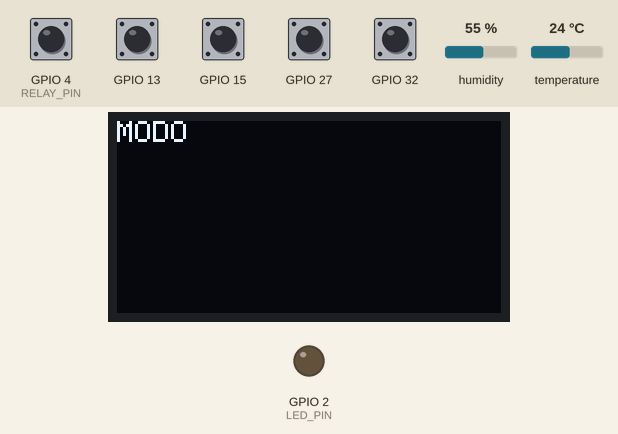
This sketch was run on a simulated ESP32. Parts: 128×64 one-colour display, output pins drawn as LEDs (lit = HIGH). Dashed ring = blinking. The inputs (shaded band) are chosen by the test bench; at power-on: GPIO 4 (RELAY_PIN), GPIO 13, GPIO 15, GPIO 27, GPIO 32 HIGH, humidity 55 %, temperature 24 °C. The display library's start-up logo is not drawn; what the sketch prints to the serial monitor is not drawn.

Above: at 4.9 s.
5.0 s: GPIO 13 pulled LOW for 2.65 s
At 6.6 s:
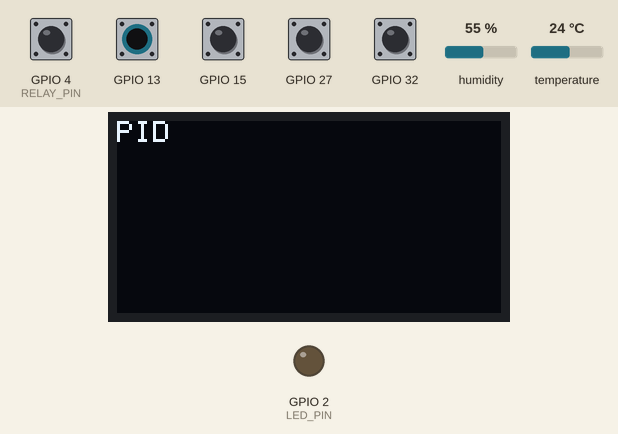
9.6 s: GPIO 15 pulled LOW for 2.65 s
At 11.1 s:
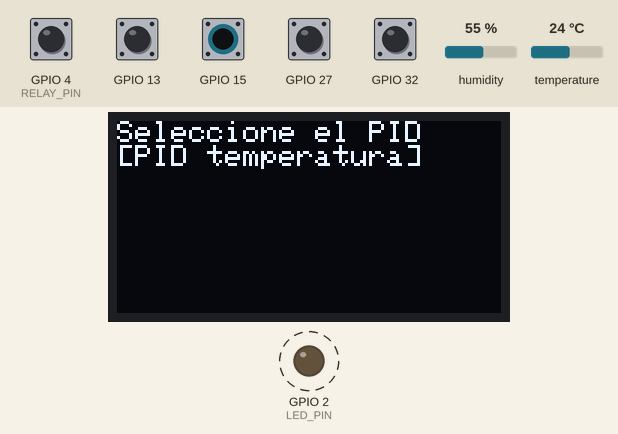
13.7 s: GPIO 27 pulled LOW for 2.65 s
At 14.6 s:
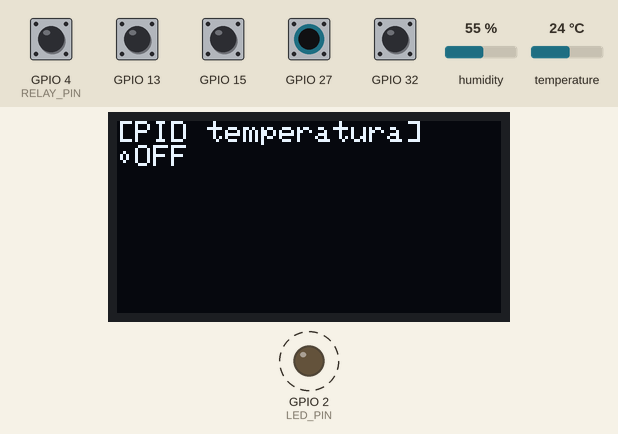
17.8 s: GPIO 32 pulled LOW for 2.65 s
At 18.9 s:
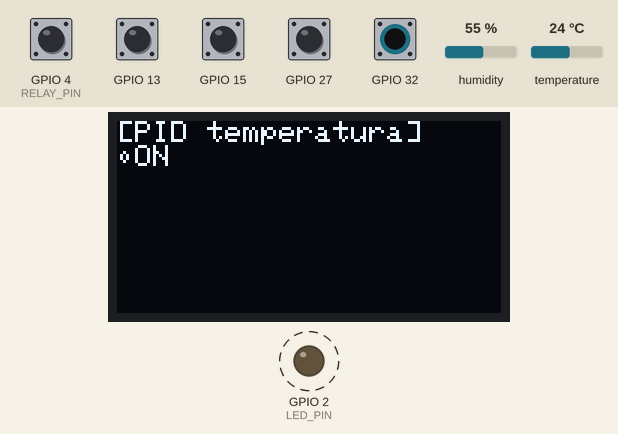
21.9 s: GPIO 15 pulled LOW for 2.65 s
At 23.8 s:
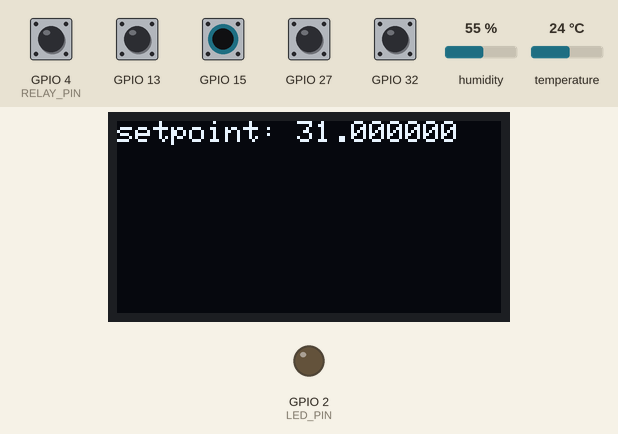
26.0 s: GPIO 13 pulled LOW for 2.65 s
At 27.1 s:
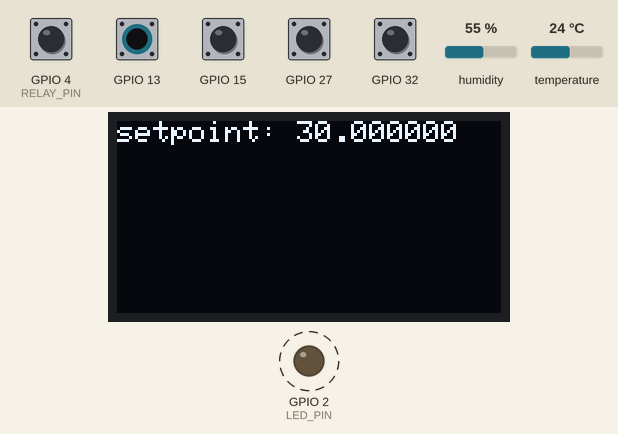
Timing chart, 0 to 31.1 s (numbered marks = the images above; inputs shaded):
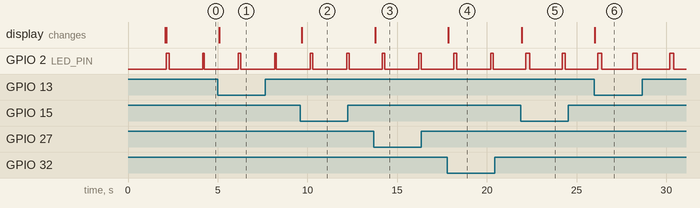

Measured:
- after the input at 5.0 s, the display: changes after 0.09 s (image 1)
- after the input at 9.6 s, the display: changes after 0.10 s (image 2)
- after the input at 13.7 s, the display: changes after 0.08 s (image 3)
- after the input at 17.8 s, the display: changes after 0.06 s (image 4)
- after the input at 21.9 s, the display: changes after 0.05 s (image 5)
- after the input at 26.0 s, the display: changes at once (image 6)
- by itself, GPIO 2 (LED_PIN): alternates HIGH for 0.23 s and LOW for 1.8 s

The sketch:

pid_freertos_30jul_00_12.ino
```cpp
#include <freertos/FreeRTOS.h>
#include <freertos/task.h>

////////////////////////////////////////////////// FreeRTOS //////////////////////////////////////////////////

TaskHandle_t pidTempTaskHandle, pidHumTaskHandle;
TaskHandle_t serialTaskHandle, oledTaskHandle;


////////////////////////////////////////////////// USER INTERFACE BUTTONS //////////////////////////////////////////////////

#define TOUCH_PIN_UP  T9  // Pin táctil T4 pin13
#define TOUCH_PIN_DOWN  T4  // Pin táctil T9 pin32
#define TOUCH_PIN_SEL  T7  // Pin táctil T7 pin27
#define TOUCH_PIN_LEFT  T0  // Pin táctil T0 pin04
#define TOUCH_PIN_RIGHT  T3  // Pin táctil T3 pin15

volatile bool touchUpPressed = false;
volatile bool touchDownPressed = false;
volatile bool touchSelPressed = false;
volatile bool touchLeftPressed = false;
volatile bool touchRightPressed = false;

void IRAM_ATTR touchUpISR() {
  touchUpPressed = true;
}

void IRAM_ATTR touchDownISR() {

  touchDownPressed = true;
}

void IRAM_ATTR touchSelISR() {
  touchSelPressed = true;
}
void IRAM_ATTR touchLeftISR() {
  touchLeftPressed = true;
}
void IRAM_ATTR touchRightISR() {
  touchRightPressed = true;
}
////////////////////////////////////////////////// FSM Definicion de estados //////////////////////////////////////////////////


enum state_UI{

  pid_monitor,

  sel_config,

  sel_pid,
  sel_pid_enable,
  sel_pid_setpoint,
  sel_pid_windowSize

};
state_UI currentStateUI = sel_config;

bool pid_temp = true; // pid temp defaul, false = hum
bool config_pid = false;
bool pid_enable = false;
int count = 0;
void stateMachine(state_UI currentState);


////////////////////////////////////////////////// PID Parametros //////////////////////////////////////////////////
#include <PID_v1.h>

#define RELAY_PIN 4

#define LED_PIN 2


////////////////////////////////////////////////// DHT 22 SENSOR //////////////////////////////////////////////////

#include "DHT.h"
#define DHTPIN 23
#define DHTTYPE DHT21

DHT dht(DHTPIN, DHTTYPE);
///////////////////////////////////////////////////////////////////////////////////////////////////////////////////


typedef struct {
  String id;
  double setpoint, input, output;
  double kp, ki, kd;
  int windowSize;
  unsigned long windowStartTime;
  unsigned long windowCurrentTime;
} PIDTaskArguments;


////////////////////////////////////////////////// BUS I2C /////////////////////////////////////////////////////////////////////////

#include <Wire.h>
#define SDA_PIN 21
#define SCL_PIN 22

////////////////////////////////////////////////// Librerías de la OLED SSD1306 ////////////////////////////////////////////////////
#include <Adafruit_GFX.h>
#include <Adafruit_SSD1306.h>


#define OLED_ADDRESS 0X3C
#define SCREEN_WIDTH 128
#define SCREEN_HEIGHT 64

Adafruit_SSD1306 oled(SCREEN_WIDTH, SCREEN_HEIGHT, &Wire, -1);

/////////////////////////////////////////////////////////////////////////////////////////////////////////////////////////////////////

PIDTaskArguments pidTempArgs = {
    .id="Temperature",
    .setpoint=32,
    .kp=10, .ki=1, .kd=1,
    .windowSize = 2000
  };

PIDTaskArguments pidHumArgs = {
    .id="Humidity",
    .setpoint=85,
    .kp=10, .ki=1, .kd=1,
    .windowSize=5000
  };

typedef struct{
  PIDTaskArguments pidTemp;
  PIDTaskArguments pidHum;
} OLEDTaskArguments;


void oledSetup();

void setup()
{

  Serial.begin(115200);
  Wire.begin(SDA_PIN, SCL_PIN);
  dht.begin();


  pinMode(LED_PIN, OUTPUT);
  pinMode(DHTPIN, INPUT);


  // Configurar los pines táctiles como entradas
  touchAttachInterrupt(TOUCH_PIN_UP, touchUpISR, 12); // Umbral de sensibilidad táctil (ajustar según necesidades)
  touchAttachInterrupt(TOUCH_PIN_DOWN, touchDownISR, 12); // Umbral de sensibilidad táctil (ajustar según necesidades)
  touchAttachInterrupt(TOUCH_PIN_SEL, touchSelISR, 12); // Umbral de sensibilidad táctil (ajustar según necesidades)
  touchAttachInterrupt(TOUCH_PIN_LEFT, touchLeftISR, 12); // Umbral de sensibilidad táctil (ajustar según necesidades)
  touchAttachInterrupt(TOUCH_PIN_RIGHT, touchRightISR, 12); // Umbral de sensibilidad táctil (ajustar según necesidades)


  oledSetup();


  xTaskCreatePinnedToCore(task_PID, "PID temp", 20*1024, &pidTempArgs, 3, &pidTempTaskHandle,0);
  xTaskCreatePinnedToCore(task_PID, "PID hum", 20*1024, &pidHumArgs, 3, &pidHumTaskHandle,0);

  //xTaskCreatePinnedToCore(task_serialPrint, "serial print temp", 1*1024, &pidTempArgs, 1, &serialTaskHandle,1);
  //xTaskCreatePinnedToCore(task_serialPrint, "serial print hum", 1*1024, &pidHumArgs, 1, &serialTaskHandle,1);


  xTaskCreatePinnedToCore(oledTask, "oled task", 5*1024, NULL, 1, &oledTaskHandle,1);

  xTaskCreatePinnedToCore(taskUserInterfaceFSM, "user interface fsm", 10*1024, NULL, 2, NULL,1);


  //vTaskSuspend(pidTempTaskHandle);
  //vTaskSuspend(pidHumTaskHandle);
  vTaskSuspend(serialTaskHandle);
  //vTaskSuspend(oledTaskHandle);

}

void loop()
{


}

void task_PID(void* pvParameters){
  PIDTaskArguments* args = (PIDTaskArguments*)pvParameters;
  PID pid(&args->input, &args->output, &args->setpoint, args->kp, args->ki, args->kd, DIRECT);

  //tell the PID to range between 0 and the full window size
  pid.SetOutputLimits(0, args->windowSize);
  //turn the PID on
  pid.SetMode(AUTOMATIC);


  args->windowStartTime = millis();
  bool measureOK = false;
  while(1){


    while(!measureOK){
      if(args->id=="Temperature"){
        args->input = dht.readTemperature();
      }else if(args->id=="Humidity"){
        args->input = dht.readHumidity();
      }
      if (isnan(args->input)) {
        Serial.println(F("Failed to read from DHT sensor!"));

      }else{
        measureOK = true;
      }
    }

    pid.Compute();


    pidToActuator(pvParameters);

    measureOK = false;
    vTaskDelay(50/portTICK_PERIOD_MS);
  }
}

void outputPIDPin_HIGH(String pidID){
  if(pidID == "Temperature"){
    digitalWrite(RELAY_PIN, HIGH);
    digitalWrite(LED_PIN, HIGH);
  }else if(pidID == "Humidity"){
    // do output pid humidity HIGH
  }
}
void outputPIDPin_LOW(String pidID){
  if(pidID == "Temperature"){
    digitalWrite(RELAY_PIN, LOW);
    digitalWrite(LED_PIN, LOW);
  }else if(pidID == "Humidity"){
    // do output pid humidity LOW
  }
}

void pidToActuator(void* pvParameters){
  PIDTaskArguments* args = (PIDTaskArguments*)pvParameters;

  if (millis() - args->windowStartTime > args->windowSize)
    { //time to shift the Relay Window
      args->windowStartTime += args->windowSize;
    }
    args->windowCurrentTime = millis() - args->windowStartTime;
    if (args->output > millis() - args->windowStartTime){
      outputPIDPin_HIGH(args->id);
    }else{
      outputPIDPin_LOW(args->id);
    }
}


void oledTask(void* pvParameters){

  while(1){
    oled.clearDisplay();
    oled.setCursor(0,0);

    oled.printf("[PID temp] - sp:%.2f\n\tin:%.2f|out:%.2f",pidTempArgs.setpoint,pidTempArgs.input,pidTempArgs.output);
    oled.printf("\n\t time:%lu \n -------------------",pidTempArgs.windowCurrentTime);
    oled.printf("\n[PID hum] - sp:%.2f\n\tin:%.2f|out:%.2f",pidHumArgs.setpoint,pidHumArgs.input,pidHumArgs.output);
    oled.printf("\n\t time:%lu",pidHumArgs.windowCurrentTime);

    oled.display();

    vTaskDelay(100/portTICK_PERIOD_MS);
  }
}

void oledSetup(){
  if(!oled.begin(SSD1306_SWITCHCAPVCC, OLED_ADDRESS)) {
    Serial.println(F("SSD1306 allocation failed"));
    for(;;); // Don't proceed, loop forever
  }
  oled.display();
  delay(2000);


  oled.clearDisplay();
  oled.setTextSize(1);
  oled.setTextColor(SSD1306_WHITE);
  oled.setCursor(0,0);
  oled.println("hello-world");
  oled.display();


}

void task_serialPrint(void* pvParameters){
  PIDTaskArguments* args = (PIDTaskArguments*)pvParameters;
  while(1){
      Serial.printf("\n----------- PID %s", args->id);
      Serial.printf("\t input: %f, output %f\n",args->input, args->output);

      //16ms for 60<frames/second
      vTaskDelay(500/portTICK_PERIOD_MS);
  }
}

void taskUserInterfaceFSM(void* pvParameters){
  while(1){


    stateMachine(currentStateUI);


    if(currentStateUI == pid_monitor){
      if(eTaskGetState(oledTaskHandle)==eSuspended){
        vTaskResume(oledTaskHandle);
      }

    }else{
      //if(eTaskGetState(oledTaskHandle)!=eSuspended){
        vTaskSuspend(oledTaskHandle);
      //}

    }

    switch(currentStateUI){
      case sel_pid_setpoint:
        oled.clearDisplay();
        oled.setCursor(0,0);
        oled.printf("setpoint: %f",pidTempArgs.setpoint-1);

        oled.display();
        break;
      case sel_config:
        oled.clearDisplay();
        oled.setCursor(0,0);
        if(config_pid){
          oled.print("PID\n");
        }else{
          oled.print("MODO\n");
        }
        oled.display();
        break;

      case sel_pid:
        oled.clearDisplay();
        oled.setCursor(0,0);
        oled.println("Seleccione el PID");
        if(pid_temp){

          oled.print("[PID temperatura]\n");
        }else{
          oled.print("[PID humedad]\n");
        }
        oled.display();
        break;
      case sel_pid_enable:
        oled.clearDisplay();
        oled.setCursor(0,0);
        if(pid_temp){
          oled.print("[PID temperatura]\n\t");
        }else{
          oled.print("[PID humedad]\n\t");
        }
        if(pid_enable){
          oled.print("ON");
        }else{
          oled.print("OFF");
        }
        oled.display();
        break;

    }


    vTaskDelay(50/portTICK_PERIOD_MS);
  }
}

void stateMachine(state_UI currentState){
  switch(currentStateUI){

    case pid_monitor:

      if (touchSelPressed){
        currentStateUI = sel_config;

        Serial.println("config");

        touchSelPressed = false;
      }
      break;

    case sel_config:

      //select config
      if(touchUpPressed){
        config_pid = false;
        Serial.println("mode");
        touchUpPressed = false;
      }
      if(touchDownPressed){
        config_pid = true;
        Serial.println("pid");
        touchDownPressed = false;
      }

      // go to the config selected
      if(touchRightPressed){
        if(config_pid){
          Serial.println("select pid");
          currentStateUI = sel_pid;


          touchRightPressed = false;
        }
      }

      // back to the monitor
      if (touchLeftPressed){
        currentStateUI = pid_monitor;
        Serial.println("monitor");
        touchLeftPressed = false;
      }
      break;


    case sel_pid:

        if(touchUpPressed){
          touchUpPressed = false;
          pid_temp = true;
          Serial.println("temp");
        }
        if(touchDownPressed){
          touchDownPressed = false;
          pid_temp = false;
          Serial.println("hum");
        }
        if(touchSelPressed){
          currentStateUI = sel_pid_enable;
          Serial.println("pid is selected, are you enable?");
          touchSelPressed = false;
        }

/*
        // back to the sel config
        if (touchLeftPressed){
          currentStateUI = sel_config;
          Serial.println("config");
          touchLeftPressed = false;
          delay(1000);
        }
*/
   /*
        // back to the monitor
        if (touchSelPressed){

          currentStateUI = pid_monitor;
          Serial.println("monitor");
          delay(1000);
          touchSelPressed = false;
        }
    */

        break;

      case sel_pid_enable:

        if(touchUpPressed){
          pid_enable = true;
          Serial.println("enable");
          touchUpPressed = false;
        }

        if(touchDownPressed){
          pid_enable = false;
          Serial.println("disable");
          touchDownPressed = false;
        }


        if(pid_enable){

          if(touchRightPressed){
            currentStateUI = sel_pid_setpoint;
            Serial.println("pid is enable, whats setpoint?");
            touchRightPressed = false;
          }
        }

        break;

      case sel_pid_setpoint:
        //boton de U
        if (touchUpPressed) {
          touchUpPressed = false;

          if(pid_enable && pid_temp){
            pidTempArgs.setpoint++;
            Serial.printf("sp: %f\n",pidTempArgs.setpoint);

          }else if(pid_enable && !pid_temp){
            Serial.println("subiendole a la humedad");
          }

        }

        //boton de D
        if (touchDownPressed) {
          touchDownPressed = false;
          pidTempArgs.setpoint--;
          Serial.printf("sp: %f\n",pidTempArgs.setpoint-1);

        }


        if(touchLeftPressed){
          touchLeftPressed = false;

          Serial.println("setpoint is saved, going to monitor ->");
          currentStateUI= pid_monitor;

        }

        break;
  }
 }
```
